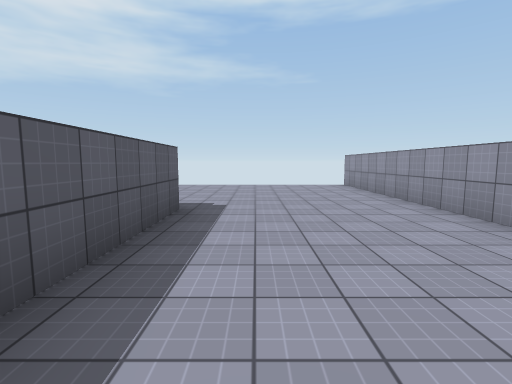
[1] (above)

24 first-person views from a walk through a scene from a Unity 3-D project. The camera is 1.5 m above the floor, tilts 6° down and sees 85° across. The floor is counted in squares, 2 m on a side. Each view is taken from the middle of a square. On the plan, view 1 faces up. The plan holds only what a view shows up to about 10 squares ahead; the rest is blank. The place goes on beyond the plan. Surface patterns are stand-ins for the level's own textures.

[2]
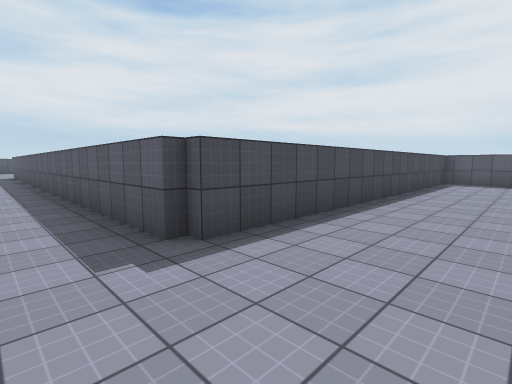

[3]
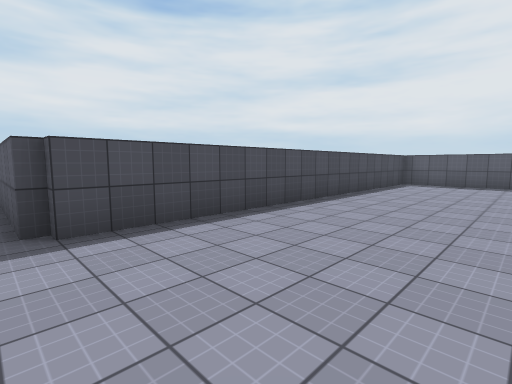

[4]
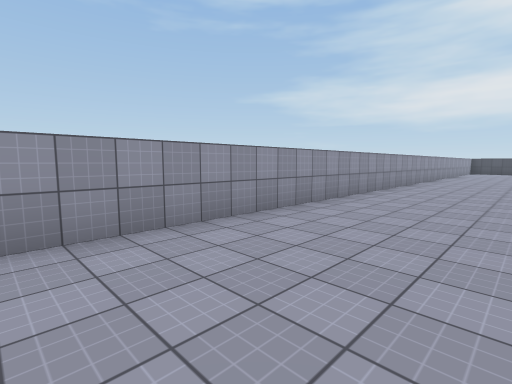

[5]
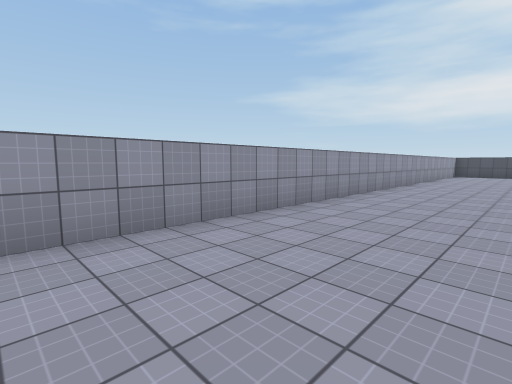

[6]
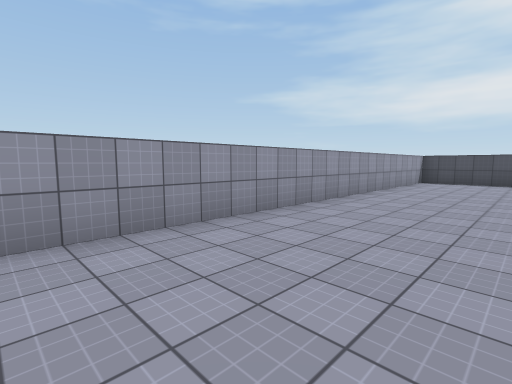

[7]
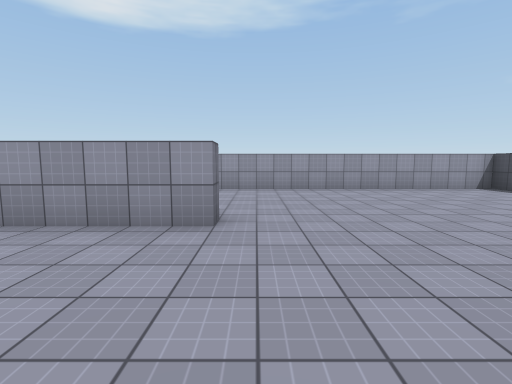

[8]
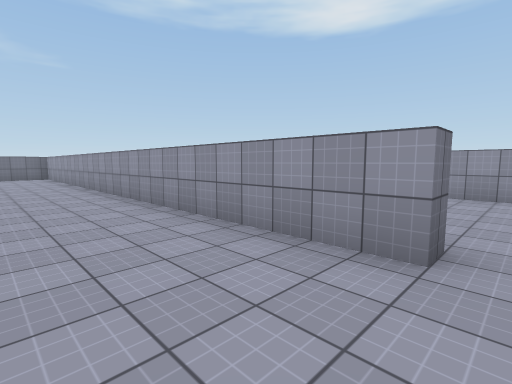

[9]
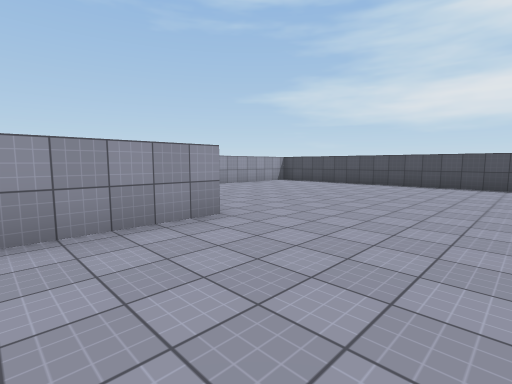

[10]
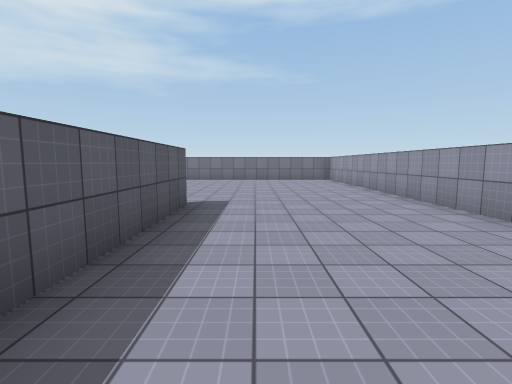

[11]
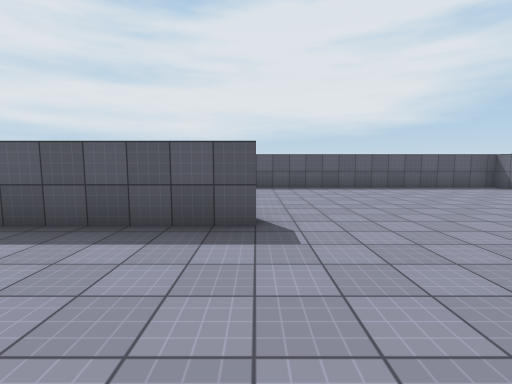

[12]
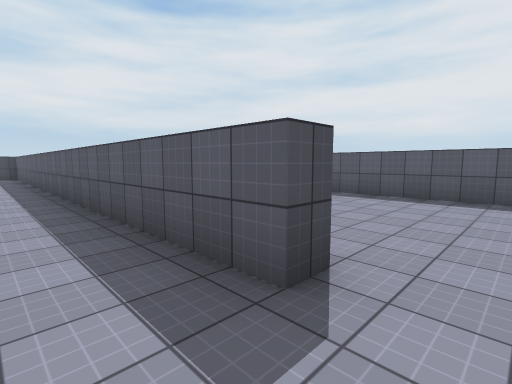

[13]
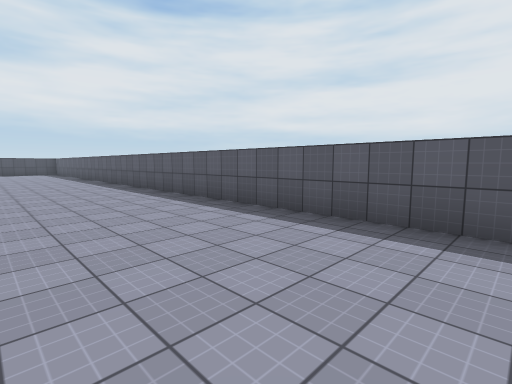

[14]
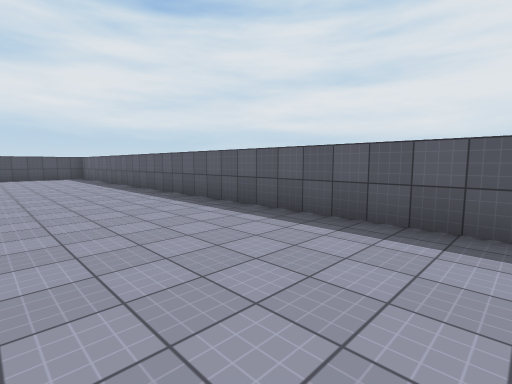

[15]
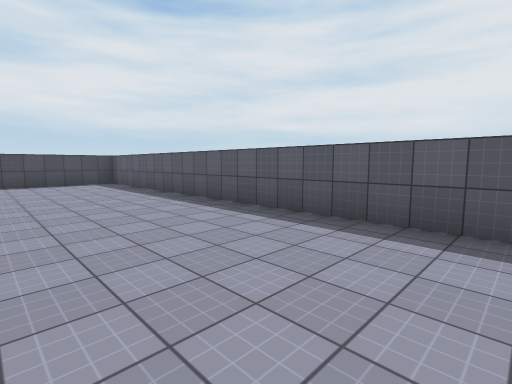

[16]
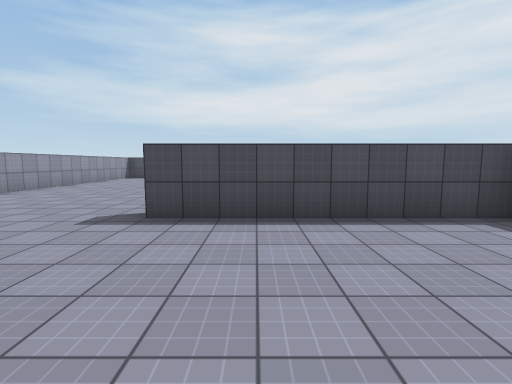

[17]
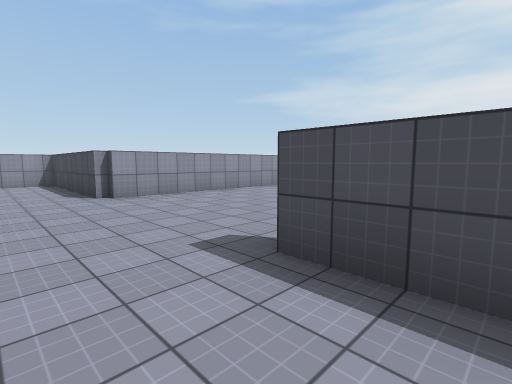

[18]
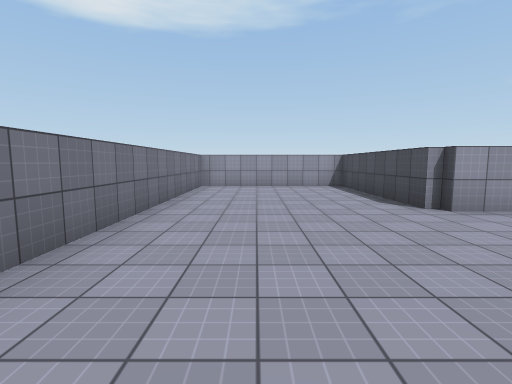

[19]
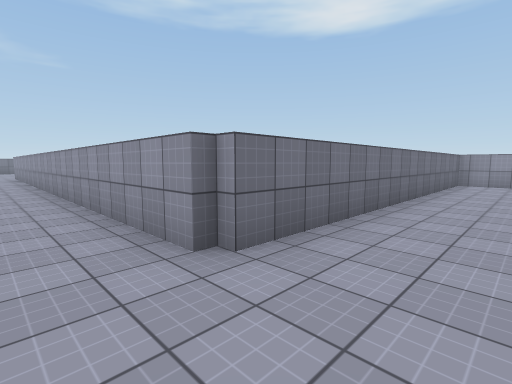

[20]
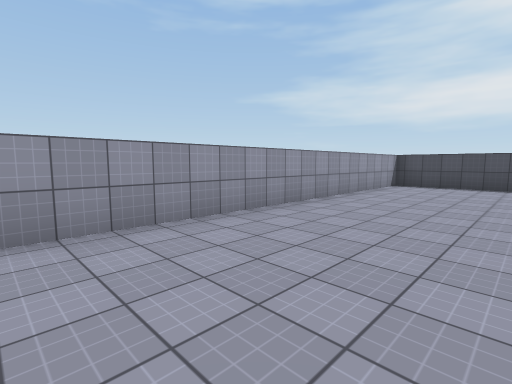

[21]
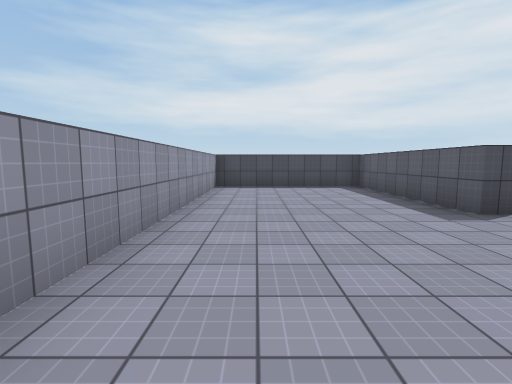

[22]
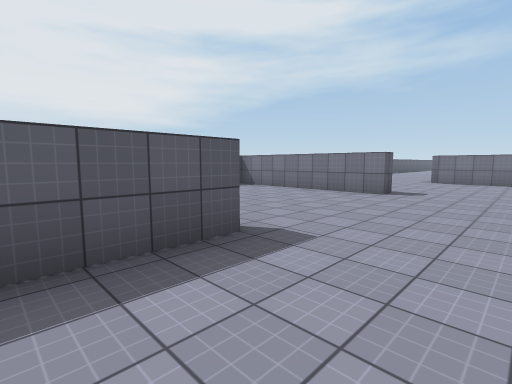

[23]
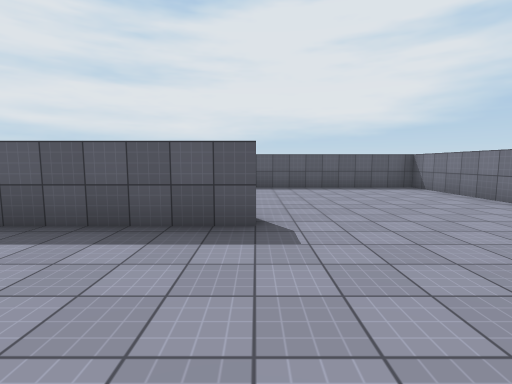

[24]
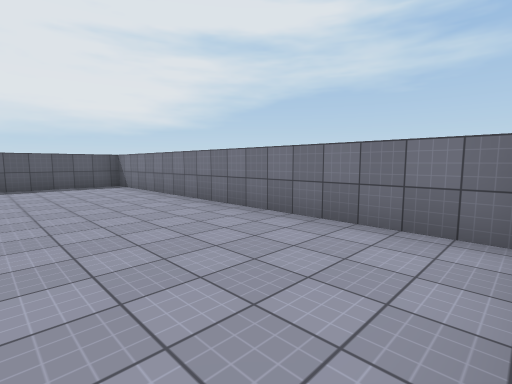

### Floor plan
Points are (right, up) in squares from view 1. A wall is a line through its corners. A room is listed if a view was taken in it or the views show most of it. See-through windows are left out.
Room 1 (views 1, 2, 3, 4, 5, 6, 7, 8, 9, 10, 11, 12, 13, 14, 15, 16, 17, 18, 19, 20, 21, 22, 23, 24)
walls: (-1.1, -10.5) (-1.8, -10.5) (-1.8, 2.1); (-4.6, -17.8) (3, -17.8) (3, 9.5); (-6.9, -3) (-6.2, -3) (-6.2, -15); (-6.8, -28) (-6.2, -28) (-6.2, -32.8) (-1.8, -32.8) (-1.8, -22.8) (3, -22.8) (3, -18.3) (-6.7, -18.3) (-6.7, -7); (-2, 4.3) (-11.5, 4.3) (-11.5, -22.8) (-6.5, -22.8) (-6.5, -23.2) (-11.5, -23.2) (-11.5, -28); (-1.2, 4.6) (-1.2, -6); (-11.5, 7.6) (-11.5, 4.8) (-1.5, 4.8)

Where each view was taken, in squares from view 1:
view 1: 0 up, 0 right, facing up
view 2: 7 up, 0 right, facing down-left
view 3: 8 up, 1 left, facing down-left
view 4: 5 up, 0 right, facing down-right
view 5: 0 up, 0 right, facing down-right
view 6: 6 down, 0 right, facing down-right
view 7: 11 down, 5 left, facing right
view 8: 11 down, 4 left, facing up-right
view 9: 8 down, 5 left, facing down-right
view 10: 8 down, 5 left, facing up
view 11: 3 down, 3 left, facing left
view 12: 2 down, 5 left, facing down-left
view 13: 2 down, 8 left, facing down-left
view 14: 8 down, 8 left, facing down-left
view 15: 12 down, 8 left, facing down-left
view 16: 19 down, 8 left, facing down
view 17: 21 down, 8 left, facing down-right
view 18: 20 down, 6 left, facing right
view 19: 20 down, 8 left, facing up-right
view 20: 23 down, 5 left, facing down-right
view 21: 24 down, 3 left, facing down
view 22: 30 down, 4 left, facing up-left
view 23: 28 down, 3 left, facing left
view 24: 1 up, 2 left, facing up-left
